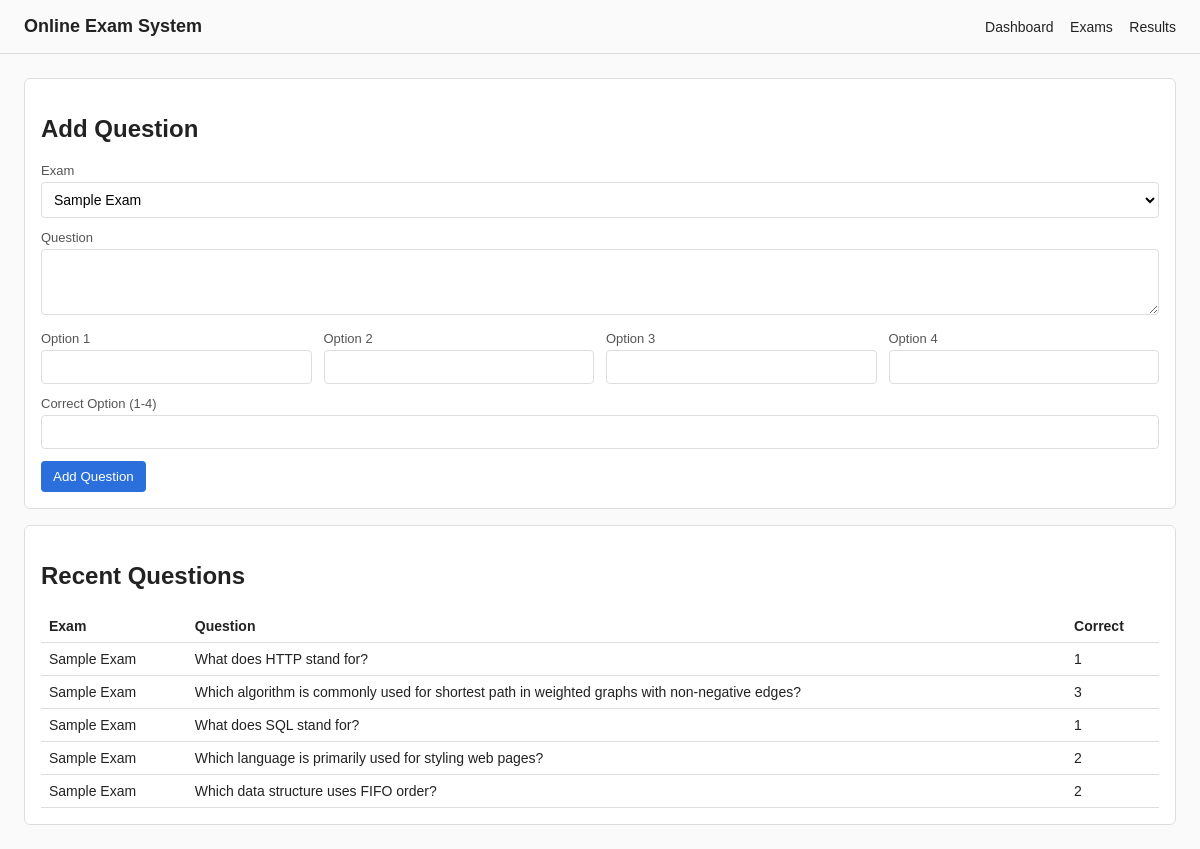
Screenshot of /admin/manage_questions.php (signed in) with the database file from the repository.
### tables this page shows
CREATE TABLE IF NOT EXISTS questions (
  id INT AUTO_INCREMENT PRIMARY KEY,
  exam_id INT NOT NULL,
  question TEXT NOT NULL,
  option1 VARCHAR(255) NOT NULL,
  option2 VARCHAR(255) NOT NULL,
  option3 VARCHAR(255) NOT NULL,
  option4 VARCHAR(255) NOT NULL,
  correct_option TINYINT NOT NULL,
  FOREIGN KEY (exam_id) REFERENCES exams(exam_id) ON DELETE CASCADE
);

CREATE TABLE IF NOT EXISTS exams (
  exam_id INT AUTO_INCREMENT PRIMARY KEY,
  exam_name VARCHAR(150) NOT NULL,
  exam_date DATETIME NOT NULL
);

### includes/functions.php (called while the page is built, shortened)
<?php
function h(string $value): string {
    return htmlspecialchars($value, ENT_QUOTES, "UTF-8");
}
?>

### admin/manage_questions.php (the view, shortened to what this page needs)
<?php
require_once __DIR__ . "/../includes/db.php";
require_once __DIR__ . "/../includes/functions.php";
$exams = $pdo->query("SELECT * FROM exams ORDER BY exam_date DESC")->fetchAll();
$questions = $pdo->query("SELECT q.*, e.exam_name FROM questions q JOIN exams e ON q.exam_id = e.exam_id ORDER BY q.id DESC")->fetchAll();
?>
<!DOCTYPE html>
<html lang="en">
<head>
  <link rel="stylesheet" href="/assets/css/style.css">
</head>
<body>
  <header>
    <div class="brand">Online Exam System</div>
    <nav class="nav">
      <a href="/admin/admin_dashboard.php">Dashboard</a>
      <a href="/admin/manage_exam.php">Exams</a>
      <a href="/admin/view_results.php">Results</a>
    </nav>
  </header>
  <section class="hero">
    <div class="card">
      <h2>Add Question</h2>
      <form method="post">
        <div class="form-group">
          <label>Exam</label>
          <select name="exam_id" required>
            <?php foreach ($exams as $exam): ?>
              <option value="<?= h($exam["exam_id"]) ?>"><?= h($exam["exam_name"]) ?></option>
            <?php endforeach; ?>
          </select>
        </div>
        <div class="form-group">
          <label>Question</label>
          <textarea name="question" rows="3" required></textarea>
        </div>
        <div class="grid two-col">
          <div class="form-group">
            <label>Option 1</label>
            <input type="text" name="option1" required>
          </div>
          <div class="form-group">
            <label>Option 2</label>
            <input type="text" name="option2" required>
          </div>
          <div class="form-group">
            <label>Option 3</label>
            <input type="text" name="option3" required>
          </div>
          <div class="form-group">
            <label>Option 4</label>
            <input type="text" name="option4" required>
          </div>
        </div>
        <div class="form-group">
          <label>Correct Option (1-4)</label>
          <input type="number" name="correct_option" min="1" max="4" required>
        </div>
        <button class="btn" type="submit">Add Question</button>
      </form>
    </div>
    <div class="card">
      <h2>Recent Questions</h2>
      <table class="table">
        <thead>
          <tr>
            <th>Exam</th>
            <th>Question</th>
            <th>Correct</th>
          </tr>
        </thead>
        <tbody>
          <?php foreach ($questions as $q): ?>
            <tr>
              <td><?= h($q["exam_name"]) ?></td>
              <td><?= h($q["question"]) ?></td>
              <td><?= h($q["correct_option"]) ?></td>
            </tr>
          <?php endforeach; ?>
        </tbody>
      </table>
    </div>
  </section>
</body>
</html>

### assets/css/style.css (style rules this page uses)
:root { --text: #222; --muted: #555; --border: #ddd; --bg: #fafafa; --card: #fff; --primary: #2a6fdb; }
* { box-sizing: border-box; }
body { margin: 0; font-family: Arial, sans-serif; color: var(--text); background: var(--bg); }
header { padding: 16px 24px; border-bottom: 1px solid var(--border); display: flex; align-items: center; justify-content: space-between; }
.brand { font-size: 18px; font-weight: 600; }
.nav a, .nav span { color: var(--text); text-decoration: none; margin-left: 12px; font-size: 14px; }
.hero { padding: 24px; display: grid; gap: 16px; }
.card { background: var(--card); border: 1px solid var(--border); padding: 16px; border-radius: 6px; }
.btn { display: inline-block; padding: 8px 12px; border-radius: 4px; background: var(--primary); color: #fff; text-decoration: none; border: none; cursor: pointer; }
.form-group { margin-bottom: 12px; }
label { display: block; font-size: 13px; margin-bottom: 4px; color: var(--muted); }
input, select, textarea { width: 100%; padding: 8px; border-radius: 4px; border: 1px solid var(--border); background: #fff; font-size: 14px; }
.grid { display: grid; gap: 12px; }
.two-col { grid-template-columns: repeat(auto-fit, minmax(200px, 1fr)); }
.table { width: 100%; border-collapse: collapse; font-size: 14px; }
.table th, .table td { padding: 8px; border-bottom: 1px solid var(--border); text-align: left; }

### rows the page displays
questions: exam.exam_name "Sample Exam", question "What does HTTP stand for?", correct_option "1"
questions: exam.exam_name "Sample Exam", question "Which algorithm is commonly used for shortest path in weighted graphs with non-negative edges?", correct_option "3"
questions: exam.exam_name "Sample Exam", question "What does SQL stand for?", correct_option "1"
questions: exam.exam_name "Sample Exam", question "Which language is primarily used for styling web pages?", correct_option "2"
questions: exam.exam_name "Sample Exam", question "Which data structure uses FIFO order?", correct_option "2"

### other values shown
form field exam_id "Sample Exam"
